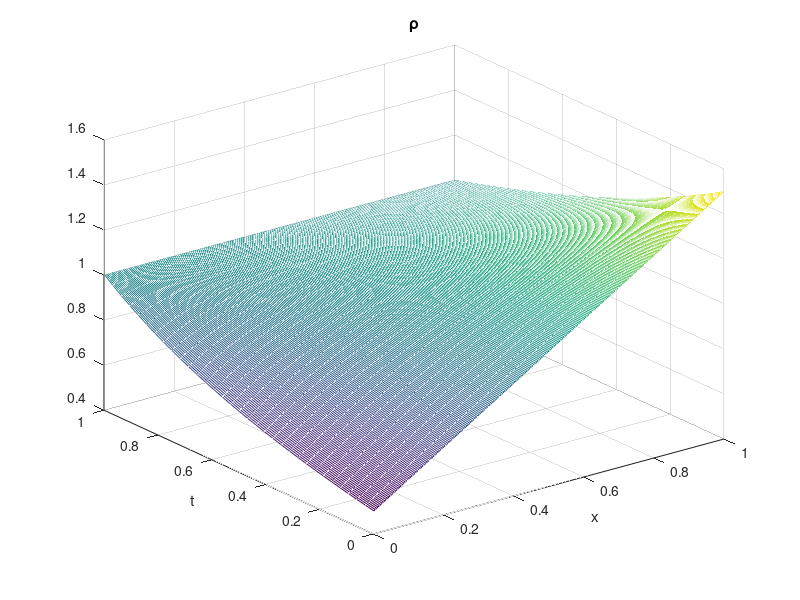
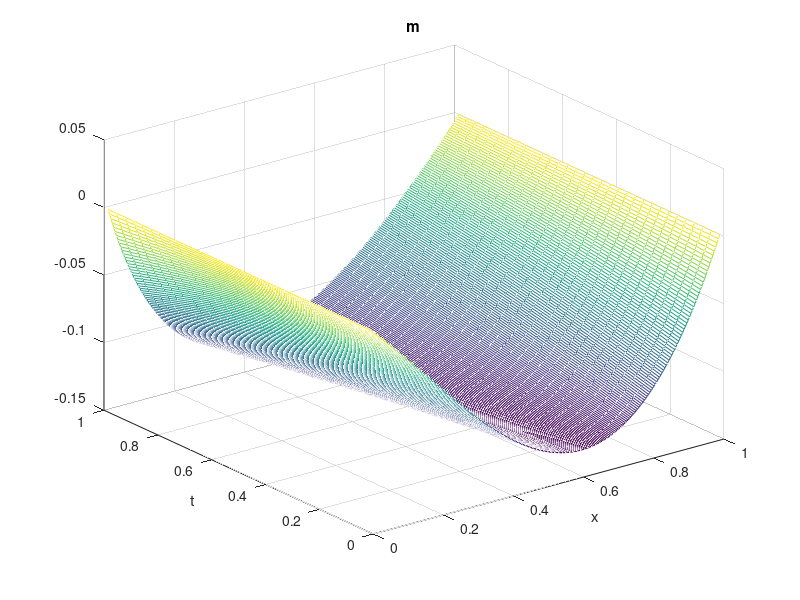

Write MATLAB code to recreate these figures, in order. (Note: this script raises an error after producing the figures.)
% test exact solution
p_max = 3;
ress = zeros(6,p_max);
W2sq = zeros(1,p_max);
W2sqerror = zeros(1,p_max);
for p = 1:p_max

nt = 16*2^p; ntp = nt+1; 
dt = 1/nt;

nx = 128*2^p; nxp = nx+1; 
dx = 1/nx;

%% rho_exact
t = linspace(0,1,ntp)';
x = linspace(dx/2,1-dx/2,nx);
T = repmat(t,1,nx);
X = repmat(x,ntp,1);

sqrtterm = sqrt(2*T.*X+(T/2-1).^2);
rho_exact = (sqrtterm + T - 1)./(T.*sqrtterm);
rho_exact(1,:) = x + 0.5;
figure(1);mesh(X,T,rho_exact);title('\rho');xlabel('x');ylabel('t')

%% mx_exact
t = linspace(dt/2,1-dt/2,nt)';
x = linspace(0,1,nxp);
T = repmat(t,1,nxp);
X = repmat(x,nt,1);

sqrtterm = sqrt(2*T.*X+(T/2-1).^2);
Tsq = T.^2;
Tcub = T.^3;
mx_exact = X./Tsq + (T-3)./(2*Tcub).*sqrtterm ...
         - (T-1).*(Tsq-4)./(8*Tcub)./sqrtterm - (3*T-4)./(2*Tcub);
figure(2);mesh(X,T,mx_exact);title('m');xlabel('x');ylabel('t')

%% kkt
[res_stat,res_feas] = kkt_ot1d(rho_exact,mx_exact);
ress(:,p) = [res_stat(:);res_feas(:)];

%% energy
rho_exact = ( rho_exact(1:end-1,:)+rho_exact(2:end,:) )/2;
mx_exact = ( mx_exact(:,1:end-1)+mx_exact(:,2:end) )/2;
W2sq(p) = sum( mx_exact.^2./rho_exact, 'all' )*dt*dx;

end
W2sqerror = abs(W2sq-1/120);

disp( ress' );
disp( (log(ress(:,1:end-1)./ress(:,2:end))./log(2))' );
disp( W2sqerror );
disp( log(W2sqerror(1:end-1)./W2sqerror(2:end))./log(2) );

